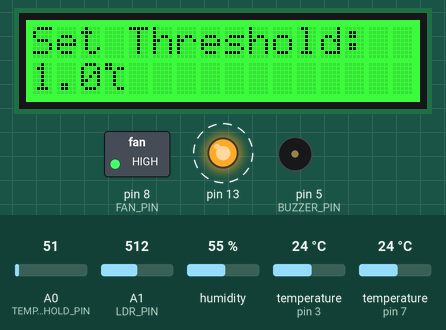
Recording of a sketch running on a simulated Arduino Uno, built for the host (arithmetic inside an expression is 32-bit, double 64-bit). Parts: 16×2 character LCD, switched loads named in the sketch (green lamp = pin HIGH), output pins drawn as LEDs (lit = HIGH), buzzer (waves = sounding). Dashed ring = blinking. The inputs (shaded band) are chosen by the test bench; at power-on: temperature (sensors on pin 3, pin 7) 24 °C, A0 (TEMP_THRESHOLD_PIN) = 51, A1 (LDR_PIN) = 512, humidity 55 %. The modem accepts every AT command (registered, SIM ready, sends succeed) and sends nothing else; not simulated (calls return 0 or success): arduino_secrets.h; names the files do not define were given values by the test bench: SECRET_PORT = 80; what the sketch prints to the serial monitor is not drawn.

Above: at 6.0 s.
6.1 s: temperature (sensor on pin 3) set to 20.3 °C
At 9.5 s:
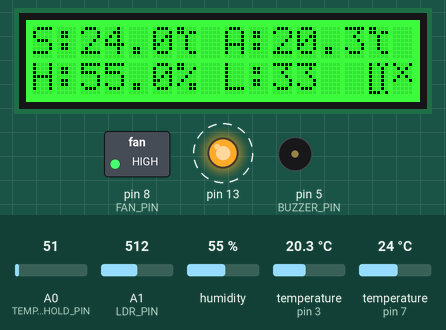
9.8 s: temperature (sensor on pin 3) set to 19.6 °C
At 11.2 s:
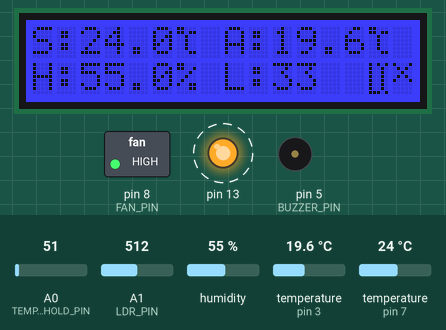
13.5 s: temperature (sensor on pin 7) set to 4 °C
At 14.6 s:
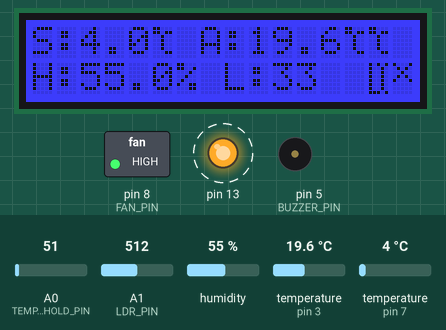
17.2 s: A0 (TEMP_THRESHOLD_PIN) set to 61
At 19.4 s:
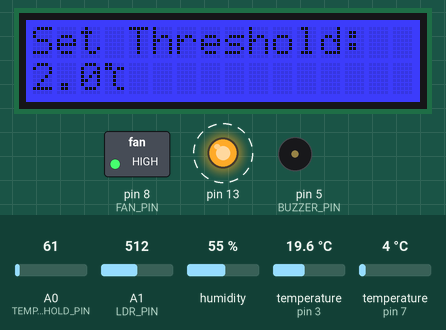
20.9 s: temperature (sensor on pin 3) set to 33 °C
At 22.3 s:
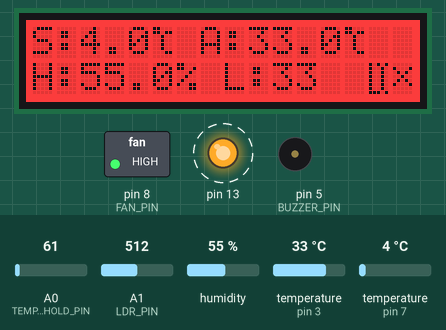
24.6 s: A0 (TEMP_THRESHOLD_PIN) set to 71
At 25.9 s:
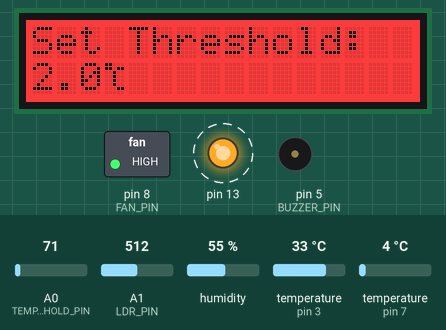
Timing chart, 0 to 29.3 s (numbered marks = the images above; inputs shaded):
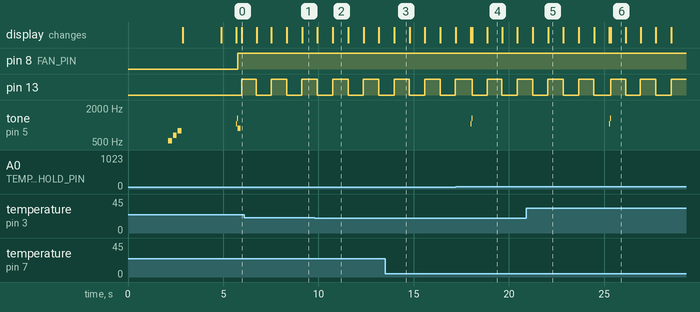

The sketch:

FINAL_ARDUINO_CODE_B00159642.ino
```cpp
// Rev1.1

#include <OneWire.h>
#include <DallasTemperature.h>
#include <LiquidCrystal.h>
#include "rgb_lcd.h"
#include <Wire.h>
#include <SoftwareSerial.h>
#include <Arduino_SensorKit.h>
#include <avr/wdt.h>

#include "arduino_secrets.h"
// Must have secrets.h in current directory or use env or hardcode.

// ---------------- Hardware Configuration ----------------
#define ONE_WIRE_BUS        7
#define FAN_PIN             8
#define TEMP_THRESHOLD_PIN  A0
#define LDR_PIN             A1
#define ESP_RX              10
#define ESP_TX              11
#define BUZZER_PIN          5

// ---------------- Secrets (from arduino_secrets.h) ----------------
constexpr const char* ssid   = SECRET_SSID;
constexpr const char* pass   = SECRET_PASS;
constexpr const char* apiKey = SECRET_APIKEY;
constexpr const char* host   = SECRET_HOST;
constexpr uint16_t    port   = SECRET_PORT;

// ---------------- Global Objects ----------------
rgb_lcd lcd;
OneWire oneWire(ONE_WIRE_BUS);
DallasTemperature sensors(&oneWire);
SoftwareSerial esp8266(ESP_RX, ESP_TX);  // TIP: SoftwareSerial is more reliable <= 9600 baud

// ---------------- Custom LCD Characters ----------------
byte DegreesC[] = {
  B11000, B11011, B00100, B00100, B00100, B00100, B00011, B00000
};
byte Lumens[] = {
  B10101, B10010, B10010, B10010, B10010, B10010, B10010, B11101
};
byte Heart[] = {
  B00000, B01010, B11111, B11111, B11111, B01110, B00100, B00000
};

// Fan Animation Frames
byte FanFrame1[] = { B00100, B00100, B11111, B00100, B00100, B00000, B00100, B00000 };
byte FanFrame2[] = { B10001, B01010, B00100, B01010, B10001, B00000, B00000, B00000 };
byte FanFrame3[] = { B00000, B00100, B10101, B11111, B10101, B00100, B00000, B00000 };
byte FanFrame4[] = { B00000, B10001, B01010, B00100, B01010, B10001, B00000, B00000 };
byte FanFrame5[] = { B00100, B00100, B11111, B00100, B00100, B00000, B00100, B00000 };
byte FanFrame6[] = { B10001, B01010, B00100, B01010, B10001, B00000, B00000, B00000 };

// Animation control
int fanFrame = 0;
unsigned long lastFanFrameTime = 0;
const unsigned long fanAnimInterval = 150;

// ---------------- State Variables ----------------
float SoilTemp = 0;
bool  FanState = false;
int   previousPotValue = -1;
unsigned long lastPotChangeTime = 0;
bool  showingThreshold = false;

// ---------------- Declarations ----------------
void initializeSensors();
void initializeWiFi();
bool checkFanState(float airTemp, float threshold);
void sendCommand(String command, int maxTime, const char readReply[]);
void sendToThingSpeak(float soilTemp, float airTemp, float humidity, float lux, bool fanStatus);
float calculateLux();
void updateLCD(float soilTemp, float airTemp, float humidity, float lux, bool fan);
void setLCDColor(float airTemp);
void playStartupMelody();
void buzzFanOn();
void buzzFanOff();
void loadCustomChars();
void displaySystemReady();

void setup() {
  lcd.begin(16, 2);
  loadCustomChars();
  initializeSensors();
  initializeWiFi();
  delay(2000); // Let peripherals stabilize

  // Enable Watchdog Timer for 2 seconds
  wdt_enable(WDTO_2S);

  lcd.clear();
  playStartupMelody();
  displaySystemReady();
}

void loop() {
  sensors.requestTemperatures();
  SoilTemp = sensors.getTempCByIndex(0);
  float airTemp = Environment_I2C.readTemperature();
  float humidity = Environment_I2C.readHumidity();
  float lux = calculateLux();

  int rawPotValue = analogRead(TEMP_THRESHOLD_PIN);
  float tempThreshold = map(rawPotValue, 0, 1023, 0, 40);

  if (abs(rawPotValue - previousPotValue) > 5) {
    previousPotValue = rawPotValue;
    lastPotChangeTime = millis();
    showingThreshold = true;

    lcd.clear();
    lcd.setCursor(0, 0);
    lcd.print("Set Threshold:");
    lcd.setCursor(0, 1);
    lcd.print(tempThreshold, 1);
    lcd.write((byte)0);

    tone(BUZZER_PIN, 1046, 40);
    delay(50);
    tone(BUZZER_PIN, 1318, 30);
    delay(35);
    noTone(BUZZER_PIN);
  }

  bool fanShouldBeOn = checkFanState(airTemp, tempThreshold);
  digitalWrite(FAN_PIN, fanShouldBeOn ? HIGH : LOW);
  FanState = fanShouldBeOn;

  static bool previousFanState = false;
  if (FanState != previousFanState) {
    if (FanState) buzzFanOn();
    else buzzFanOff();
    previousFanState = FanState;
  }

  setLCDColor(airTemp);

  if (showingThreshold && (millis() - lastPotChangeTime > 2000)) {
    showingThreshold = false;
  }

  if (!showingThreshold) {
    updateLCD(SoilTemp, airTemp, humidity, lux, FanState);
  }

  static unsigned long lastUpdate = 0;
  if (millis() - lastUpdate > 60000UL) { // every 60s
    sendToThingSpeak(SoilTemp, airTemp, humidity, lux, FanState);
    lastUpdate = millis();
  }

  static unsigned long lastBlink = 0;
  if (millis() - lastBlink > 500UL) {
    digitalWrite(13, !digitalRead(13));
    lastBlink = millis();
  }

  if (FanState && millis() - lastFanFrameTime >= fanAnimInterval) {
    fanFrame = (fanFrame + 1) % 6;
    switch (fanFrame) {
      case 0: lcd.createChar(3, FanFrame1); break;
      case 1: lcd.createChar(3, FanFrame2); break;
      case 2: lcd.createChar(3, FanFrame3); break;
      case 3: lcd.createChar(3, FanFrame4); break;
      case 4: lcd.createChar(3, FanFrame5); break;
      case 5: lcd.createChar(3, FanFrame6); break;
    }
    lastFanFrameTime = millis();
  }

  wdt_reset();
}

void initializeSensors() {
  Wire.begin();
  Environment_I2C.begin();
  sensors.begin();

  pinMode(FAN_PIN, OUTPUT);
  digitalWrite(FAN_PIN, LOW);
  pinMode(13, OUTPUT);
  pinMode(BUZZER_PIN, OUTPUT);

  Serial.begin(115200);
  // If your ESP8266 default baud is 115200 and SoftwareSerial is unstable,
  // set ESP once via AT: AT+UART_DEF=9600,8,1,0,0 and change the next line to 9600.
  esp8266.begin(115200);

  float bootTemp = Environment_I2C.readTemperature();
  setLCDColor(bootTemp);
}

void initializeWiFi() {
  sendCommand("AT", 5, "OK");
  sendCommand("AT+CWMODE=1", 5, "OK");
  sendCommand(String("AT+CWJAP=\"") + ssid + "\",\"" + pass + "\"", 20, "OK");
}

bool checkFanState(float airTemp, float threshold) {
  bool shouldBeOn = (airTemp > threshold);
  // 1°C hysteresis to avoid rapid toggling
  if (FanState && !shouldBeOn && airTemp > (threshold - 1.0)) {
    shouldBeOn = true;
  }
  return shouldBeOn;
}

// LCD color changes instantly (no hysteresis)
void setLCDColor(float airTemp) {
  if (airTemp > 30) {
    lcd.setRGB(255, 0, 0); // Hot
  } else if (airTemp < 20) {
    lcd.setRGB(0, 0, 255); // Cold
  } else {
    lcd.setRGB(0, 255, 0); // Normal
  }
}

float calculateLux() {
  int ldrValue = analogRead(LDR_PIN);
  float voltage = ldrValue * (5.03f / 1023.0f);
  if (voltage < 0.01f) return 0.0f;
  float resistance = (5.03f - voltage) / voltage * 10160.0f;
  return 2355175.0f * pow(resistance, -1.2109f);
}

void updateLCD(float soilTemp, float airTemp, float humidity, float lux, bool fan) {
  lcd.setCursor(0, 0);
  lcd.print("S:");
  lcd.print(soilTemp, 1);
  lcd.write((byte)0);
  lcd.print(" A:");
  lcd.print(airTemp, 1);
  lcd.write((byte)0);

  lcd.setCursor(0, 1);
  lcd.print("H:");
  lcd.print(humidity, 1);
  lcd.print("% L:");

  char luxFanBuffer[8]; // enough for 4 digits + 2 icons + NUL
  int luxInt = (int)lux;

  if (fan) {
    snprintf(luxFanBuffer, sizeof(luxFanBuffer), "%-4d%c%c", luxInt, 1, 3);
  } else {
    snprintf(luxFanBuffer, sizeof(luxFanBuffer), "%-4d%c ", luxInt, 1);
  }

  lcd.print(luxFanBuffer);
}

void sendCommand(String command, int maxTime, const char readReply[]) {
  Serial.print(F("[ESP] Sending: "));
  Serial.println(command);

  bool found = false;
  int countTimeCommand = 0;

  while (countTimeCommand < maxTime) {
    esp8266.println(command);
    if (esp8266.find(readReply)) { // waits for reply substring
      found = true;
      break;
    }
    countTimeCommand++;
    delay(1000);
  }
  Serial.println(found ? F("Success") : F("Failed"));
}

void sendToThingSpeak(float soilTemp, float airTemp, float humidity, float lux, bool fanStatus) {
  String data = "GET /update?api_key=" + String(apiKey) +
                "&field1=" + String(soilTemp) +
                "&field2=" + String(airTemp) +
                "&field3=" + String(humidity) +
                "&field4=" + String(lux) +
                "&field5=" + (fanStatus ? String("1") : String("0")) +
                "\r\n\r\n";

  sendCommand("AT+CIPMUX=1", 5, "OK");
  sendCommand(String("AT+CIPSTART=0,\"TCP\",\"") + host + "\"," + String(port), 15, "OK");
  sendCommand("AT+CIPSEND=0," + String(data.length()), 4, ">");
  esp8266.print(data);
  delay(1000);
  sendCommand("AT+CIPCLOSE=0", 5, "OK");
}

void loadCustomChars() {
  lcd.createChar(0, DegreesC);
  lcd.createChar(1, Lumens);
  lcd.createChar(2, Heart);
  lcd.createChar(3, FanFrame1); // Initial fan frame
}

void displaySystemReady() {
  lcd.clear();
  lcd.setCursor(0, 0);
  lcd.write((byte)2);
  lcd.print(" System Ready ");
  lcd.write((byte)2);
  delay(2000);
  lcd.clear();
}

void playStartupMelody() {
  tone(BUZZER_PIN, 523, 200);
  delay(250);
  tone(BUZZER_PIN, 659, 200);
  delay(250);
  tone(BUZZER_PIN, 784, 200);
  delay(250);
  noTone(BUZZER_PIN);
}

void buzzFanOn() {
  tone(BUZZER_PIN, 880, 150);
  delay(200);
  noTone(BUZZER_PIN);
}

void buzzFanOff() {
  tone(BUZZER_PIN, 440, 150);
  delay(200);
  noTone(BUZZER_PIN);
}
```

Measured:
- the behaviour switches between 20 and 19.9 °C on temperature (sensor on pin 3) (found by bisection; images 1 and 2)
- the behaviour switches between 56 and 57 on A0 (TEMP_THRESHOLD_PIN) (found by bisection; images 3 and 4)
- after the input at 9.8 s, the display: first changes after 0.15 s (image 2 shows a later state)
- after the input at 13.5 s, the display: changes after 0.48 s (image 3)
- after the input at 17.2 s, tone on pin 5 (BUZZER_PIN): silent → 1046 Hz after 0.79 s, → silent 0.04 s later, → 1318 Hz 0.01 s later, → silent 0.03 s later; the display: first differs from a run without the input after 0.79 s (image 4 shows a later state)
- after the input at 20.9 s, the display: first changes after 0.35 s (image 5 shows a later state)
- after the input at 24.6 s, tone on pin 5 (BUZZER_PIN): silent → 1046 Hz after 0.67 s, → silent 0.04 s later, → 1318 Hz 0.01 s later, → silent 0.03 s later; the display: first changes after 0.67 s (image 6 shows a later state)
- by itself, pin 13: alternates HIGH for 0.79 s and LOW for 0.79 s
